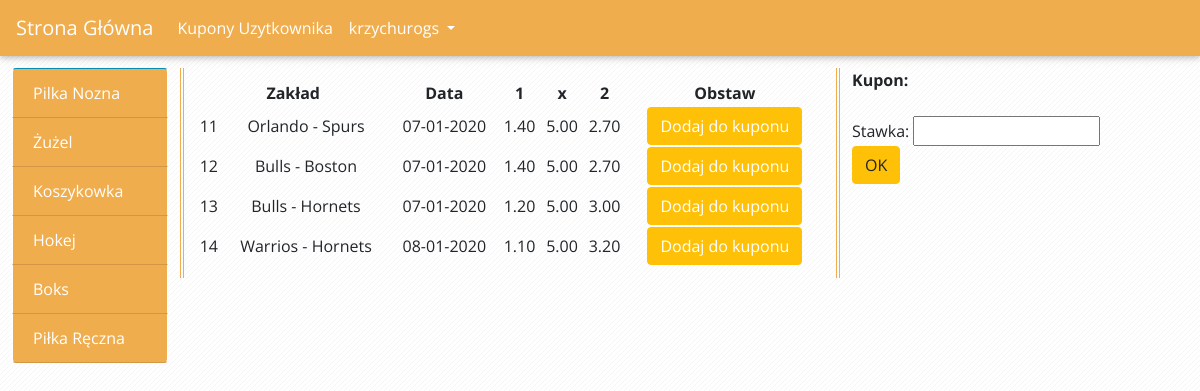
Page /category/13/ (signed in) on the committed database.
### account/models.py (models this page shows, shortened)
class User(AbstractUser):
	is_customer=models.BooleanField(default=False)

### bets/models.py (models this page shows, shortened)
class Bet(models.Model):
	bet_id=models.AutoField(primary_key=True)
	category=models.CharField(max_length=30)
	teama=models.CharField(max_length=50)
	teamb=models.CharField(max_length=50)
	oddsa=models.DecimalField(max_digits=8, decimal_places=2,default=1)
	oddsx=models.DecimalField(max_digits=8, decimal_places=2,default=1)
	oddsb=models.DecimalField(max_digits=8, decimal_places=2,default=1)
	game_date=models.DateField(verbose_name="game_date")
	finalscore=models.CharField(max_length=50,default="0",blank=True, null=True)

### bets/views.py (the view)
# urls.py: url(r'^category/(?P<category>[-\w]+)/$', show_bets_view_category, name="category"),
@login_required(login_url='/login')
def show_bets_view_category(request,category):
	context={}
	context['bets']=Bet.objects.filter(finalscore="0",category=category).order_by('game_date')
	currentuser=request.user
	carti=Cart.objects.filter(user=currentuser)
	cartitems=carti[0].bets.all()
	context['cart']=cartitems
	return render(request,"bets/betslistcategory.html",context)

### bets/templates/bets/betslistcategory.html (shortened to what this page needs)
{% extends 'base.html' %}
{%block content%}
<head>
	{% load static %}
	<link rel="stylesheet" type="text/css" href="{% static "style.css" %}">
	<link rel="stylesheet" type="text/css" href="{% static "bootstrap/css/bootstrap.min.css" %}">
</head>
<div class="cats">
<div class="list-group list-group-mine">
<a href="{% url 'category' 11 %}" class="list-group-item" style="background-color:#f0ad4e;">Pilka Nozna</a>
<a href="{% url 'category' 12 %}" class="list-group-item" style="background-color:#f0ad4e;">Żużel</a>
<a href="{% url 'category' 13 %}" class="list-group-item"style="background-color:#f0ad4e;">Koszykowka</a>
<a href="{% url 'category' 14 %}" class="list-group-item"style="background-color:#f0ad4e;">Hokej</a>
<a href="{% url 'category' 15 %}" class="list-group-item"style="background-color:#f0ad4e;">Boks</a>
<a href="{% url 'category' 16 %}" class="list-group-item"style="background-color:#f0ad4e;">Piłka Ręczna</a>
</div>
</div>
<div class="main">
	<table>
		<tr>
			<th colspan="2">
				Zakład
			</th>
			<th>
				Data
			</th>
			<th>
				1
			</th>
			<th>
				x
			</th>
			<th>
				2
			</th>
			<th>
				Obstaw
			</th>
		</tr>
	{% for bet in bets %}
		<tr>
		<td>{{bet.bet_id}}</td><td> {{bet.teama}} - {{bet.teamb}}</td><td> {{bet.game_date|date:"d-m-Y"}}</td><td> {{bet.oddsa}}</td><td> {{bet.oddsx}}</td><td> {{bet.oddsb}}</td> </td>
		<td><a href="{% url 'add_to_cart' bet.bet_id %}" class="btn btn-warning">Dodaj do kuponu</a></td>
		</tr>
	{% endfor %}
	</table>
</div>
<div class="ticket">
	<b>Kupon:</b><br>
		<form id="couponForm" action="{%url 'addcoupon' %}" method="post">
				<br>
				Stawka: <input id="stake" type="number" step="any" name="stake" ><br>
				 <input class="btn btn-warning" type="submit" value="OK">
		</form>
</div>
    <br>
{%endblock content%}

### templates/base.html (shortened to what this page needs)
<!DOCTYPE html>
<html>
<head>
{% load static %}
	<link rel="stylesheet" type="text/css" href="{% static "style.css" %}">
	<link rel="stylesheet" type="text/css" href="{% static "bootstrap/css/bootstrap.min.css" %}">
</head>
<body>
		<div class="header">
	<nav class="navbar navbar-expand-sm ">
  <a class="navbar-brand" href="{% url 'home' %}">Strona Główna</a>
  <ul class="navbar-nav">
    <li class="nav-item">
      <a class="nav-link" href="{% url 'coupons' %}">Kupony Uzytkownika</a>
    </li>
    <li class="nav-item dropdown">
      <a class="nav-link dropdown-toggle" href="#" id="navbardrop" data-toggle="dropdown">
        {{request.user.username}}
      </a>
    </li>
  </ul>
</nav>
	</div>
	 {% block content %}
   {% endblock %}
</body>
</html>

### static/style.css (style rules this page uses)
.header { box-shadow: 0 2px 5px 0 rgba(0,0,0,0.16), 0 2px 10px 0 rgba(0,0,0,0.12); background: #f0ad4e; color: #fff!important; }
.main { margin-top: 1%; border-left: 4px double #f0ad4e; border-right: 4px double #f0ad4e; width: 55%; float: left; padding: 1%; }
.ticket { width: 30%; float: left; vertical-align: top; padding: 1%; }
.cats { width: 15%; float: left; vertical-align: top; padding: 1%; }
table { width: 100%; }
th { text-align: center!important; }
td { text-align: center!important; }
.list-group-mine .list-group-item { background-color: #000000; border-top: 1px solid #0091b5; border-left-color: #fff; border-right-color: #fff; }
a { color: #fff!important; }
body { background-image: url("images/background.png"); font-family: 'Open Sans', sans-serif!important; }
.form-control, .btn { min-height: 38px; border-radius: 2px; }
.btn { font-size: 15px; font-weight: bold; }

### rows in the picture
User: user.username "krzychurogs"
Bet: bet_id "11", teama "Orlando", teamb "Spurs", game_date "07-01-2020", oddsa "1.40", oddsx "5.00", oddsb "2.70"
Bet: bet_id "12", teama "Bulls", teamb "Boston", game_date "07-01-2020", oddsa "1.40", oddsx "5.00", oddsb "2.70"
Bet: bet_id "13", teama "Bulls", teamb "Hornets", game_date "07-01-2020", oddsa "1.20", oddsx "5.00", oddsb "3.00"
Bet: bet_id "14", teama "Warrios", teamb "Hornets", game_date "08-01-2020", oddsa "1.10", oddsx "5.00", oddsb "3.20"
